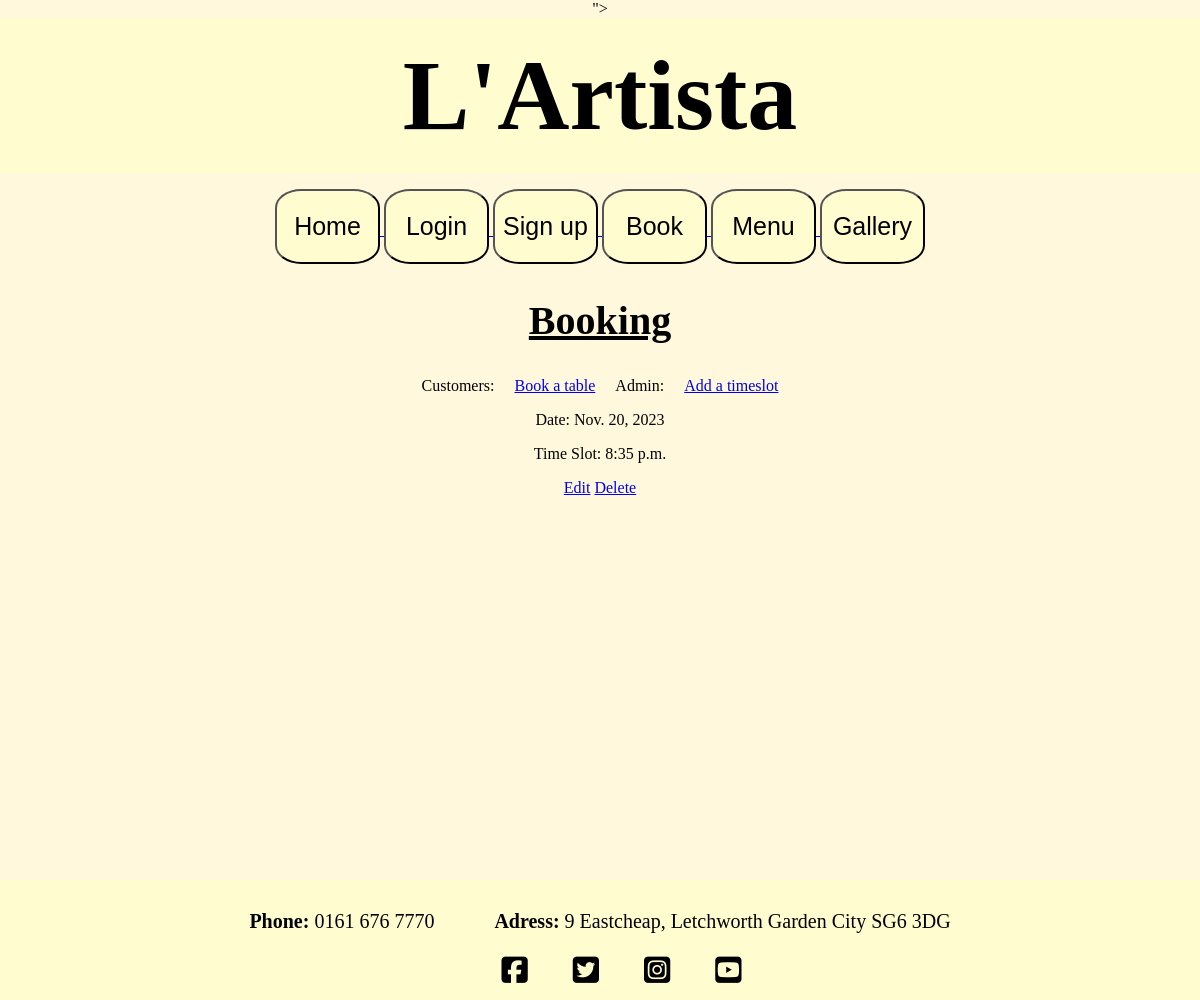
Before: /booking/ (signed in) with the older database file.
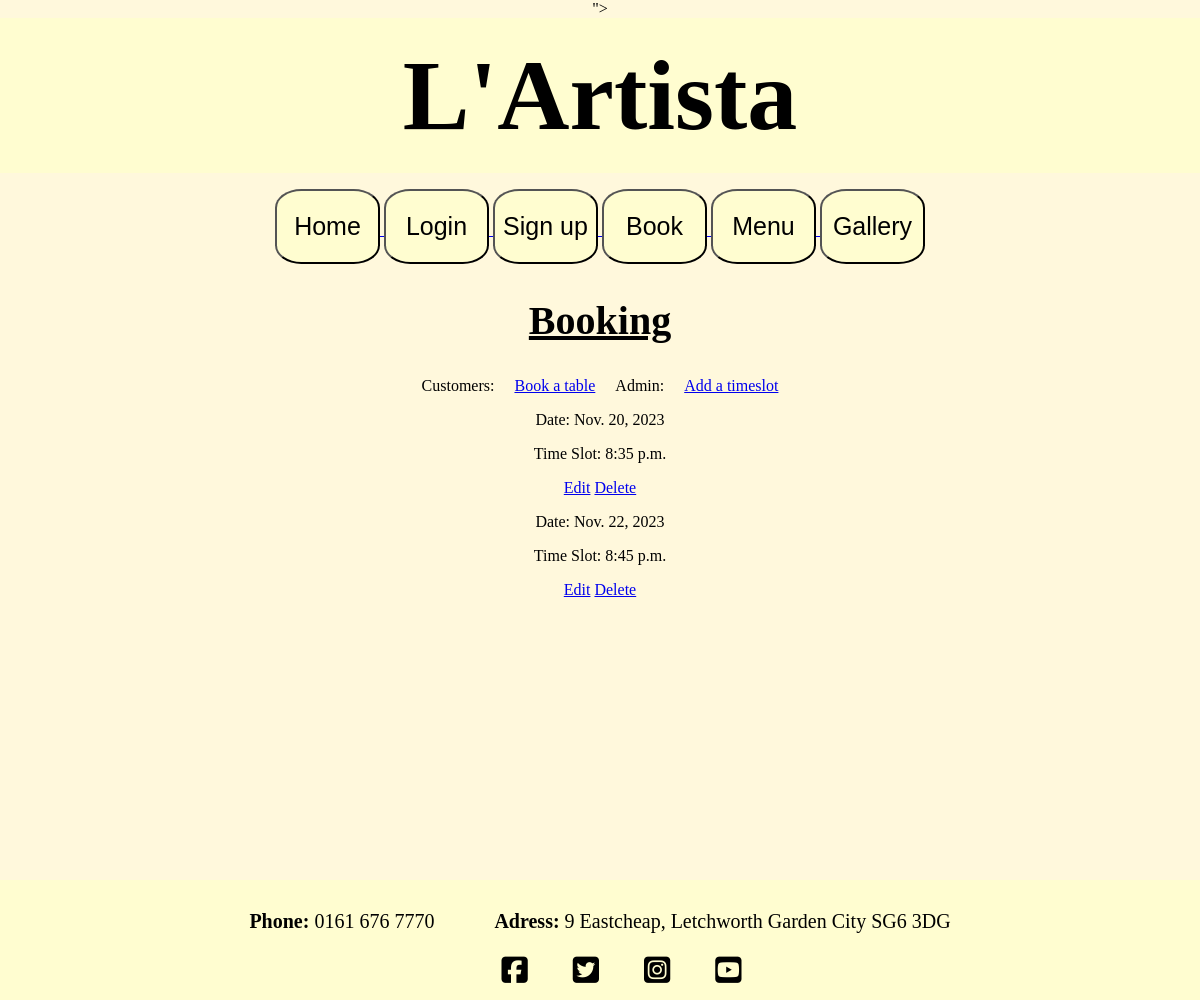
After: the same page with the newer database file.
### booking/models.py (models this page shows, shortened)
class Booking(models.Model):
    user = models.ForeignKey(settings.AUTH_USER_MODEL, on_delete=models.CASCADE)
    timeslot = models.OneToOneField(TimeSlot, on_delete=models.CASCADE)

class TimeSlot(models.Model):
    time = models.TimeField()
    date = models.ForeignKey(BookingDate, related_name='time_slots', on_delete=models.CASCADE, null=True, blank=True)

class BookingDate(models.Model):
    date = models.DateField(unique=True)

### booking/views.py (the view)
# urls.py: path('', views.view_all, name='booking_page'),
@login_required
def view_all(request):
    user_bookings = Booking.objects.filter(user=request.user)
    return  render(request, 'booking/view_all.html', {'bookings': user_bookings})

### booking/templates/booking/view_all.html (shortened to what this page needs)
{% extends 'base.html' %}
{% block content %}
<h2>Booking</h2>
<div class="column">
    <section>Customers:</section>
    <a href="{% url 'create_booking' %}">Book a table</a>
    <section>Admin:</section>
    <a href="{% url 'add_timeslot' %}">Add a timeslot</a>
</div>
{% for booking in bookings %}
<div>
        <p>Date: {{ booking.timeslot.date.date }}</p>
        <p>Time Slot: {{ booking.timeslot.time }}</p>
        <a href="{% url 'edit_booking' booking.id %}">Edit</a>
        <a href="{% url 'delete_booking' booking.id %}"
        onclick="return confirm('Are you sure you wish to cancel your booking')">Delete</a>
</div>
{% endfor %}
{% endblock %}

Changed rows visible on the page:
added Booking: timeslot "Nov. 22, 2023", timeslot.time "8:45 p.m."
